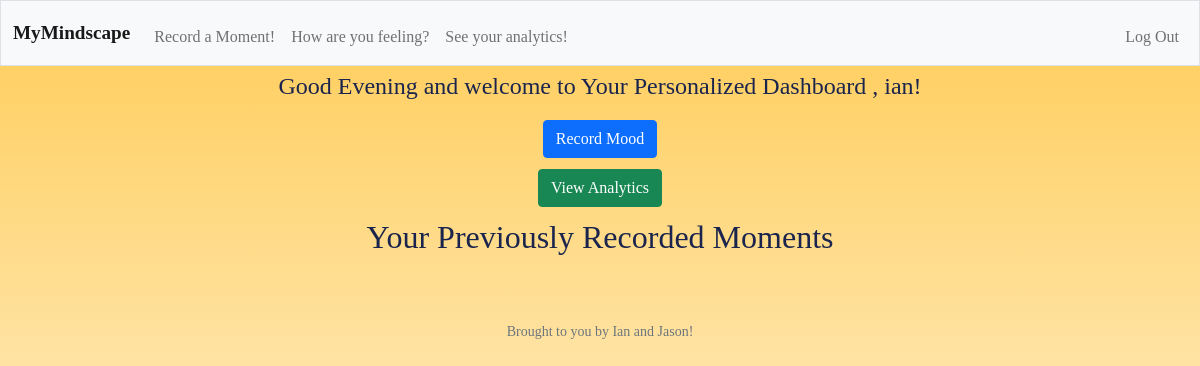
Before: / (signed in) with the older database file.
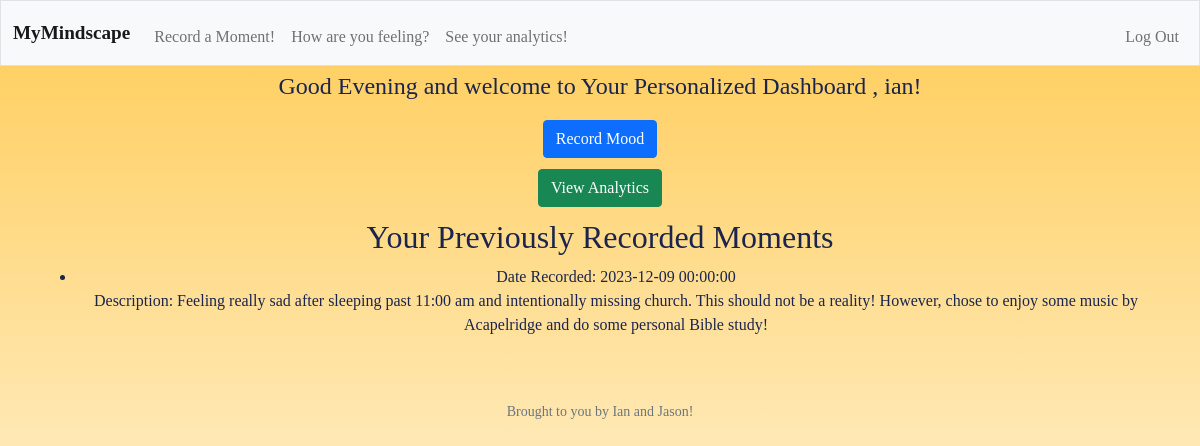
After: the same page with the newer database file.
### tables this page shows
CREATE TABLE moments (
    id INT PRIMARY KEY,
    user_id INT NOT NULL,
    date DATE NOT NULL,
    description TEXT NOT NULL);

### app.py (the view)
@app.route('/')
@login_required  # Helper decorator to ensure the user is logged in
def home():
    user_data = db.execute("SELECT name FROM User WHERE user_id = ?", session["user_id"])
    moment = db.execute("SELECT * FROM moments WHERE user_id = ?", session['user_id'])
    greeting = get_time_of_day()
    if user_data:
        if user_data == [{'name': ''}]:
            user_data = user_data[0]['name']
        else:
            user_data = ", " + user_data[0]['name']
    else:
        user_data = "Name Not Found"
    return render_template('index.html', greeting=greeting, name=user_data, moment=moment)

### app.py (called while the page is built)
@app.after_request
def after_request(response):
    response.headers["Cache-Control"] = "no-cache, no-store, must-revalidate"
    response.headers["Expires"] = 0
    response.headers["Pragma"] = "no-cache"
    return response

def get_time_of_day():
    current_hour = datetime.now().hour
    if 5 <= current_hour < 12:
        return "Good Morning"
    elif 12 <= current_hour < 18:
        return "Good Afternoon"
    else:
        return "Good Evening"

### helpers.py (called while the page is built)
def login_required(f):
    @wraps(f)
    def decorated_function(*args, **kwargs):
        if 'user_id' not in session:
            return redirect(url_for('login'))
        return f(*args, **kwargs)
    return decorated_function

### templates/index.html (shortened to what this page needs)
{% extends "layout.html" %}
{% block main %}
    <div class="container">
        <div class="row">
            <div class="col-md-12">
                <p class="greeting-text">{{ greeting }} and welcome to Your Personalized Dashboard {{ name }}!</p>
                <div class="d-grid gap-2 d-md-flex justify-content-md-start">
                    <a href="/mood" class="btn btn-primary mx-auto w-auto" role="button">Record Mood</a>
                </div>
                <div class="d-grid gap-2 d-md-flex justify-content-md-start">
                    <a href="/analytics" class="btn btn-success mx-auto w-auto" role="button">View Analytics</a>
                </div>
                <h2>Your Previously Recorded Moments</h2>
                <ul>
                    {% for entry in moment %}
                        <li>
                            Date Recorded: {{ entry.date }}<br>
                            Description: {{ entry.description }}
                    {% endfor %}
                </ul>
            </div>
        </div>
    </div>
{% endblock %}

Changed rows visible on the page:
now on this page (row edited): moments: date "2023-12-09 00:00:00", description "Feeling really sad after sleeping past 11:00 am and intentionally missing church. This should not be a reality! However, chose to enjoy some music by Acapelridge and do some personal Bible study!"
